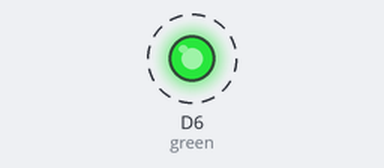
Recording of a sketch running on a simulated ESP8266 (NodeMCU). Shown: output pins drawn as LEDs (lit = HIGH). Dashed ring = blinking.

Above: at 0.5 s.
Timing chart, 0 to 4.6 s (numbered marks = the images above):
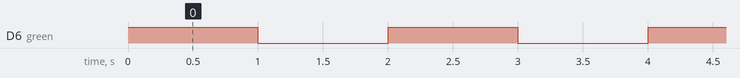

The sketch:

LED1.ino
```cpp
int green = D6;

void setup() {
  // put your setup code here, to run once:
  pinMode(green, OUTPUT);
}

void loop() {
  // put your main code here, to run repeatedly:
  digitalWrite(green, HIGH);
  delay(1000);
  digitalWrite(green, LOW);
  delay(1000);
}
```

Measured:
- by itself, D6 (green): alternates HIGH for 1.0 s and LOW for 1.0 s
